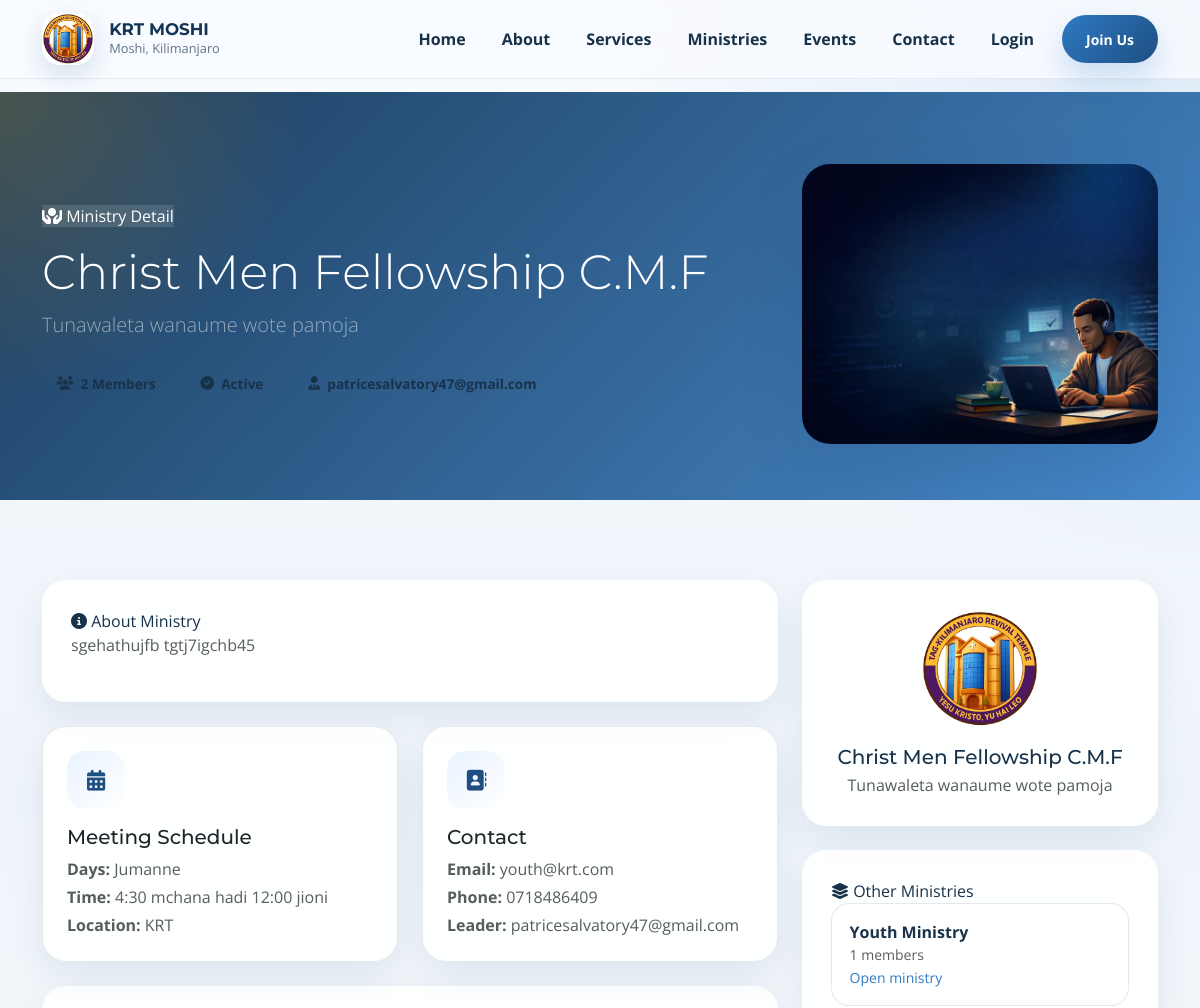
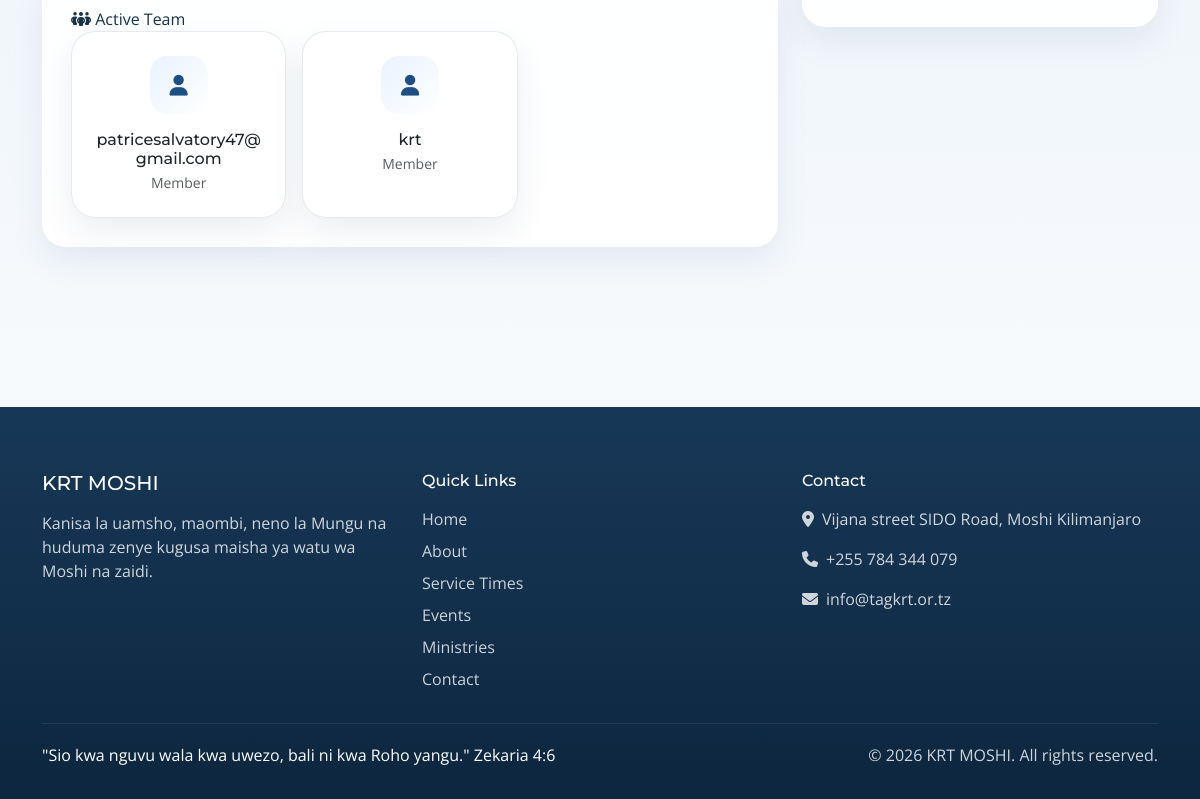
The page /ministries/christ-men-fellowship-cmf/ on the database its author committed (2 pictures, top to bottom).
### core/models.py (models this page shows, shortened)
class SiteConfig(models.Model):
    site_name = models.CharField(max_length=200, default="VCCT Mbezi Beach")
    site_logo = ResizedImageField(
        size=[200, 200],
        quality=85,
        upload_to='config/',
        blank=True,
        null=True,
        help_text="Logo size: 200x200 pixels"
    )
    site_favicon = ResizedImageField(
        size=[64, 64],
        quality=85,
        upload_to='config/',
        blank=True,
        null=True,
        help_text="Favicon size: 64x64 pixels"
    )
    hero_bg_image = ResizedImageField(
        size=[1920, 1080],
        quality=85,
        upload_to='config/',
        blank=True,
        null=True,
        help_text="Hero background size: 1920x1080 pixels"
    )
    contact_email = models.EmailField(default="info@tagkrt.or.tz")
    contact_phone = models.CharField(max_length=20, default="+255 784 344 079")
    address = models.TextField(default="Vijana street SIDO Road, Moshi Kilimanjaro")
    facebook_url = models.URLField(blank=True, null=True)
    twitter_url = models.URLField(blank=True, null=True)
    instagram_url = models.URLField(blank=True, null=True)
    youtube_url = models.URLField(blank=True, null=True)
    whatsapp_number = models.CharField(max_length=20, blank=True, null=True)
    about_us = RichTextUploadingField(blank=True, null=True)
    mission = RichTextUploadingField(blank=True, null=True)
    vision = RichTextUploadingField(blank=True, null=True)
    updated_at = models.DateTimeField(auto_now=True)
    class Meta:
        verbose_name = "Site Configuration"
        verbose_name_plural = "Site Configuration"

class Ministry(models.Model):
    STATUS_CHOICES = [
        ('active', 'Active'),
        ('inactive', 'Inactive'),
        ('developing', 'Developing'),
    ]
    name = models.CharField(max_length=200)
    slug = models.SlugField(unique=True)
    tagline = models.CharField(max_length=300, blank=True, null=True)
    description = RichTextUploadingField()
    leader = models.ForeignKey(User, on_delete=models.SET_NULL,
                              null=True, blank=True, related_name='led_ministries')
    contact_email = models.EmailField(blank=True, null=True)
    contact_phone = models.CharField(max_length=20, blank=True, null=True)
    logo = ResizedImageField(
        size=[400, 400],
        quality=85,
        upload_to='ministries/logos/',
        blank=True,
        null=True,
        help_text="Logo size: 400x400 pixels"
    )
    banner_image = ResizedImageField(
        size=[1200, 600],
        quality=85,
        upload_to='ministries/banners/',
        help_text="Banner size: 1200x600 pixels"
    )
    meeting_days = models.CharField(max_length=100, blank=True, null=True)
    meeting_time = models.CharField(max_length=100, blank=True, null=True)
    meeting_location = models.CharField(max_length=200, blank=True, null=True)
    status = models.CharField(max_length=20, choices=STATUS_CHOICES, default='active')
    is_featured = models.BooleanField(default=False)
    order = models.IntegerField(default=0)
    created_at = models.DateTimeField(auto_now_add=True)
    updated_at = models.DateTimeField(auto_now=True)
    class Meta:
        verbose_name_plural = "Ministries"
        ordering = ['order', 'name']
    def get_absolute_url(self):
        return reverse('core:ministry_detail', kwargs={'slug': self.slug})
    @property
    def member_count(self):
        return self.members.filter(is_active=True).count()

class MinistryMember(models.Model):
    ROLE_CHOICES = [
        ('leader', 'Leader'),
        ('assistant', 'Assistant Leader'),
        ('member', 'Member'),
        ('volunteer', 'Volunteer'),
    ]
    ministry = models.ForeignKey(Ministry, on_delete=models.CASCADE, related_name='members')
    user = models.ForeignKey(User, on_delete=models.CASCADE, related_name='ministry_memberships')
    role = models.CharField(max_length=20, choices=ROLE_CHOICES, default='member')
    joined_date = models.DateField(default=timezone.now)
    is_active = models.BooleanField(default=True)
    class Meta:
        unique_together = ['ministry', 'user']

### core/views.py (the view)
# urls.py: path('ministries/<slug:slug>/', views.MinistryDetailView.as_view(), name='ministry_detail'),
class MinistryDetailView(SiteConfigMixin,DetailView):
    model = Ministry
    template_name = 'ministries/ministry_detail.html'
    context_object_name = 'ministry'
    slug_field = 'slug'
    def get_context_data(self, **kwargs):
        context = super().get_context_data(**kwargs)
        ministry = self.object
        related_events = Event.objects.filter(
            status='published',
            start_date__gte=date.today()
        ).filter(
            Q(category__name__icontains=ministry.name) |
            Q(description__icontains=ministry.name)
        ).distinct()[:5]
        active_members = ministry.members.filter(is_active=True).select_related('user')
        context.update({
            'related_events': related_events,
            'active_members': active_members,
            'other_ministries': Ministry.objects.filter(status='active').exclude(pk=ministry.pk).order_by('order', 'name')[:5],
        })
        return context

### templates/ministries/ministry_detail.html (shortened to what this page needs)
{% extends 'base.html' %}
{% block content %}
<section class="page-hero">
    <div class="container">
        <div class="row g-4 align-items-center">
            <div class="col-lg-8">
                <span class="eyebrow"><i class="fas fa-hands-holding-circle"></i> Ministry Detail</span>
                <h1 class="display-5 text-white mt-3">{{ ministry.name }}</h1>
                <p class="lead text-white-50">{{ ministry.tagline|default:ministry.description|striptags|truncatechars:180 }}</p>
                <div class="d-flex flex-wrap gap-3 mt-4">
                    <span class="hero-chip"><i class="fas fa-users"></i>{{ ministry.member_count }} Members</span>
                    <span class="hero-chip"><i class="fas fa-circle-check"></i>{{ ministry.get_status_display }}</span>
                    {% if ministry.leader %}<span class="hero-chip"><i class="fas fa-user-tie"></i>{{ ministry.leader.get_full_name|default:ministry.leader.username }}</span>{% endif %}
                </div>
            </div>
            <div class="col-lg-4">
                <div class="image-frame">
                    {% if ministry.banner_image %}
                    <img src="{{ ministry.banner_image.url }}" alt="{{ ministry.name }}" class="media-cover" style="height: 280px;">
                    {% endif %}
                </div>
            </div>
        </div>
    </div>
</section>
<section class="site-section">
    <div class="container">
        <div class="row g-4">
            <div class="col-lg-8">
                <div class="content-panel mb-4">
                    <span class="eyebrow mb-3"><i class="fas fa-circle-info"></i> About Ministry</span>
                    <div class="text-muted">{{ ministry.description|safe }}</div>
                </div>
                <div class="row g-4">
                    <div class="col-md-6">
                        <div class="card feature-card h-100">
                            <div class="feature-icon"><i class="fas fa-calendar-alt"></i></div>
                            <h2 class="h5">Meeting Schedule</h2>
                            <p class="text-muted mb-1"><strong>Days:</strong> {{ ministry.meeting_days|default:"TBA" }}</p>
                            <p class="text-muted mb-1"><strong>Time:</strong> {{ ministry.meeting_time|default:"TBA" }}</p>
                            <p class="text-muted mb-0"><strong>Location:</strong> {{ ministry.meeting_location|default:"Church premises" }}</p>
                        </div>
                    </div>
                    <div class="col-md-6">
                        <div class="card feature-card h-100">
                            <div class="feature-icon"><i class="fas fa-address-book"></i></div>
                            <h2 class="h5">Contact</h2>
                            <p class="text-muted mb-1"><strong>Email:</strong> {{ ministry.contact_email|default:"Not provided" }}</p>
                            <p class="text-muted mb-1"><strong>Phone:</strong> {{ ministry.contact_phone|default:"Not provided" }}</p>
                            <p class="text-muted mb-0"><strong>Leader:</strong> {% if ministry.leader %}{{ ministry.leader.get_full_name|default:ministry.leader.username }}{% else %}Not assigned{% endif %}</p>
                        </div>
                    </div>
                </div>
                {% if active_members %}
                <div class="content-panel mt-4">
                    <span class="eyebrow mb-3"><i class="fas fa-people-group"></i> Active Team</span>
                    <div class="row g-3">
                        {% for member in active_members|slice:":6" %}
                        <div class="col-md-6 col-xl-4">
                            <div class="card feature-card text-center h-100">
                                <div class="feature-icon mx-auto"><i class="fas fa-user"></i></div>
                                <h3 class="h6 mb-1">{{ member.user.get_full_name|default:member.user.username }}</h3>
                                <p class="small text-muted mb-0">{{ member.get_role_display }}</p>
                            </div>
                        </div>
                        {% endfor %}
                    </div>
                </div>
                {% endif %}
            </div>
            <div class="col-lg-4">
                {% if ministry.logo %}
                <div class="content-panel text-center mb-4">
                    <img src="{{ ministry.logo.url }}" alt="{{ ministry.name }}" style="width: 120px; height: 120px; object-fit: cover; border-radius: 28px;" class="mb-3">
                    <h2 class="h5 mb-1">{{ ministry.name }}</h2>
                    <p class="text-muted mb-0">{{ ministry.tagline|default:"Serve, grow and belong." }}</p>
                </div>
                {% endif %}
                {% if other_ministries %}
                <div class="content-panel">
                    <span class="eyebrow mb-3"><i class="fas fa-layer-group"></i> Other Ministries</span>
                    {% for other in other_ministries %}
                    <div class="timeline-item">
                        <div class="fw-bold">{{ other.name }}</div>
                        <div class="small text-muted">{{ other.member_count }} members</div>
                        <a href="{{ other.get_absolute_url }}" class="small">Open ministry</a>
                    </div>
                    {% endfor %}
                </div>
                {% endif %}
            </div>
        </div>
    </div>
</section>
{% endblock %}

### templates/base.html (shortened to what this page needs)
<!DOCTYPE html>
{% load static %}
<html lang="en">
<head>
    <link href="https://cdn.jsdelivr.net/npm/bootstrap@5.3.3/dist/css/bootstrap.min.css" rel="stylesheet">
    <link rel="stylesheet" href="https://cdnjs.cloudflare.com/ajax/libs/font-awesome/6.5.2/css/all.min.css">
    <link rel="stylesheet" href="{% static 'css/style.css' %}">
</head>
<body>
    <nav class="navbar navbar-expand-lg fixed-top">
        <div class="container">
            <a class="navbar-brand d-flex align-items-center" href="{% url 'core:home' %}">
                {% if site_config.site_logo %}
                <img src="{{ site_config.site_logo.url }}" alt="{{ site_config.site_name|default:'KRT Logo' }}">
                {% endif %}
                <div>
                    <div class="navbar-brand-text">{{ site_config.site_name|default:"Kilimanjaro Revival Temple" }}</div>
                    <div class="navbar-brand-subtitle">Moshi, Kilimanjaro</div>
                </div>
            </a>
            <div class="collapse navbar-collapse" id="navbarMain">
                <ul class="navbar-nav ms-auto align-items-lg-center gap-lg-1">
                    <li class="nav-item"><a class="nav-link" href="{% url 'core:home' %}">Home</a></li>
                    <li class="nav-item"><a class="nav-link" href="{% url 'core:about' %}">About</a></li>
                    <li class="nav-item"><a class="nav-link" href="{% url 'core:services' %}">Services</a></li>
                    <li class="nav-item"><a class="nav-link" href="{% url 'core:ministries' %}">Ministries</a></li>
                    <li class="nav-item"><a class="nav-link" href="{% url 'core:events' %}">Events</a></li>
                    <li class="nav-item"><a class="nav-link" href="{% url 'core:contact' %}">Contact</a></li>
                    {% if user.is_authenticated %}
                    <li class="nav-item"><a class="nav-link" href="{% url 'core:dashboard' %}">Dashboard</a></li>
                    {% if user.is_staff or user.is_superuser %}
                    <li class="nav-item dropdown">
                        <a class="nav-link dropdown-toggle" href="#" role="button" data-bs-toggle="dropdown" aria-expanded="false">
                            <i class="fas fa-shield-alt me-1"></i> Admin
                        </a>
                        <ul class="dropdown-menu dropdown-menu-end">
                            <li><a class="dropdown-item" href="{% url 'core:officer_dashboard' %}"><i class="fas fa-gauge-high me-2"></i> Officer Dashboard</a></li>
                            <li><a class="dropdown-item" href="{% url 'core:admin_tithe_list' %}"><i class="fas fa-chart-line me-2"></i> Tithe Records</a></li>
                            <li><a class="dropdown-item" href="{% url 'core:add_tithe' %}"><i class="fas fa-plus-circle me-2"></i> Record Tithe</a></li>
                        </ul>
                    </li>
                    {% endif %}
                    <li class="nav-item ms-lg-2">
                        <form method="post" action="{% url 'accounts:logout' %}">
                            {% csrf_token %}
                            <button type="submit" class="btn btn-primary btn-sm px-4">Logout</button>
                        </form>
                    </li>
                    {% else %}
                    <li class="nav-item"><a class="nav-link" href="{% url 'accounts:login' %}">Login</a></li>
                    <li class="nav-item ms-lg-2"><a class="btn btn-primary btn-sm px-4" href="{% url 'accounts:signup' %}">Join Us</a></li>
                    {% endif %}
                </ul>
            </div>
        </div>
    </nav>
    <div class="page-shell">
        <main class="page-content">
            {% block content %}{% endblock %}
        </main>
        <footer class="footer-shell">
            <div class="container">
                <div class="row g-4">
                    <div class="col-lg-4">
                        <h5 class="mb-3">{{ site_config.site_name|default:"Kilimanjaro Revival Temple" }}</h5>
                        <p class="mb-4">Kanisa la uamsho, maombi, neno la Mungu na huduma zenye kugusa maisha ya watu wa Moshi na zaidi.</p>
                    </div>
                    <div class="col-lg-4">
                        <h6 class="mb-3">Quick Links</h6>
                        <div class="footer-links d-grid gap-2">
                            <a href="{% url 'core:home' %}">Home</a>
                            <a href="{% url 'core:about' %}">About</a>
                            <a href="{% url 'core:services' %}">Service Times</a>
                            <a href="{% url 'core:events' %}">Events</a>
                            <a href="{% url 'core:ministries' %}">Ministries</a>
                            <a href="{% url 'core:contact' %}">Contact</a>
                        </div>
                    </div>
                    <div class="col-lg-4">
                        <h6 class="mb-3">Contact</h6>
                        <div class="d-grid gap-3">
                            <div><i class="fas fa-location-dot me-2"></i>{{ site_config.address|default:"Vijana Street, SIDO Road, Moshi Kilimanjaro" }}</div>
                            <div><i class="fas fa-phone me-2"></i>{{ site_config.contact_phone|default:"+255 784 344 079" }}</div>
                            <div><i class="fas fa-envelope me-2"></i>{{ site_config.contact_email|default:"info@tagkrt.or.tz" }}</div>
                        </div>
                    </div>
                </div>
                <div class="footer-bottom d-flex flex-column flex-md-row justify-content-between gap-2">
                    <div class="footer-verse">"Sio kwa nguvu wala kwa uwezo, bali ni kwa Roho yangu." Zekaria 4:6</div>
                    <div>&copy; {% now "Y" %} {{ site_config.site_name|default:"Kilimanjaro Revival Temple" }}. All rights reserved.</div>
                </div>
            </div>
        </footer>
    </div>
</body>
</html>

### rows shown on the page
SiteConfig: site_logo (picture), site_name "KRT MOSHI", address "Vijana street SIDO Road, Moshi Kilimanjaro", contact_phone "+255 784 344 079", contact_email "info@tagkrt.or.tz"
Ministry: name "Christ Men Fellowship C.M.F", tagline "Tunawaleta wanaume wote pamoja", member_count "2", status "Active", leader.get_full_name "patricesalvatory47@gmail.com", banner_image (picture), description "sgehathujfb tgtj7igchb45", meeting_days "Jumanne", meeting_time "4:30 mchana hadi 12:00 jioni", meeting_location "KRT", contact_email "youth@krt.com", contact_phone "0718486409", logo (picture)
MinistryMember: user.get_full_name "patricesalvatory47@gmail.com", role "Member"
MinistryMember: user.get_full_name "krt", role "Member"
Ministry: name "Youth Ministry", member_count "1"
